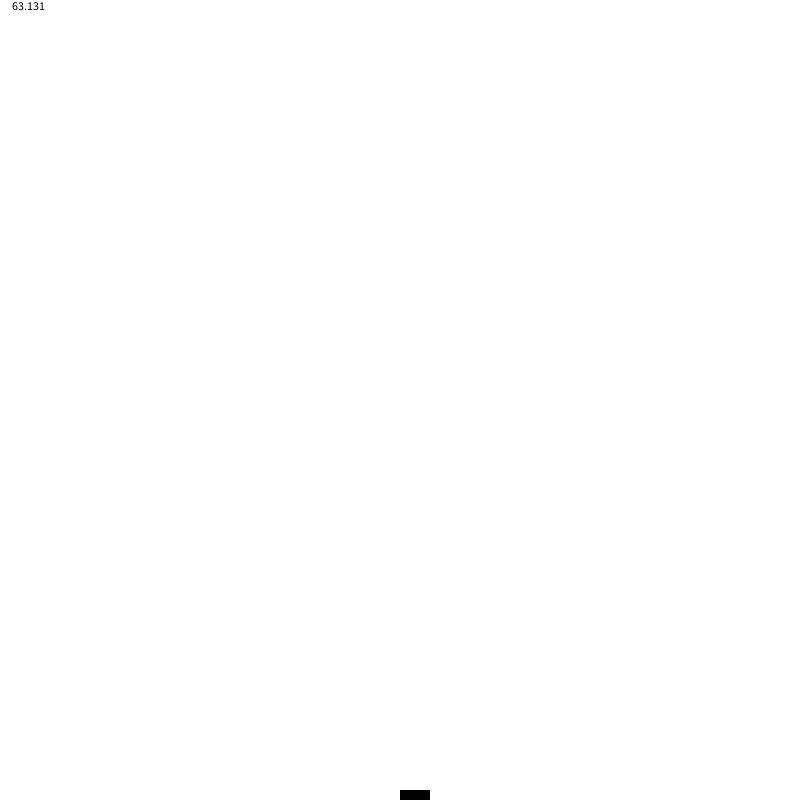
Frame 1 (no input)
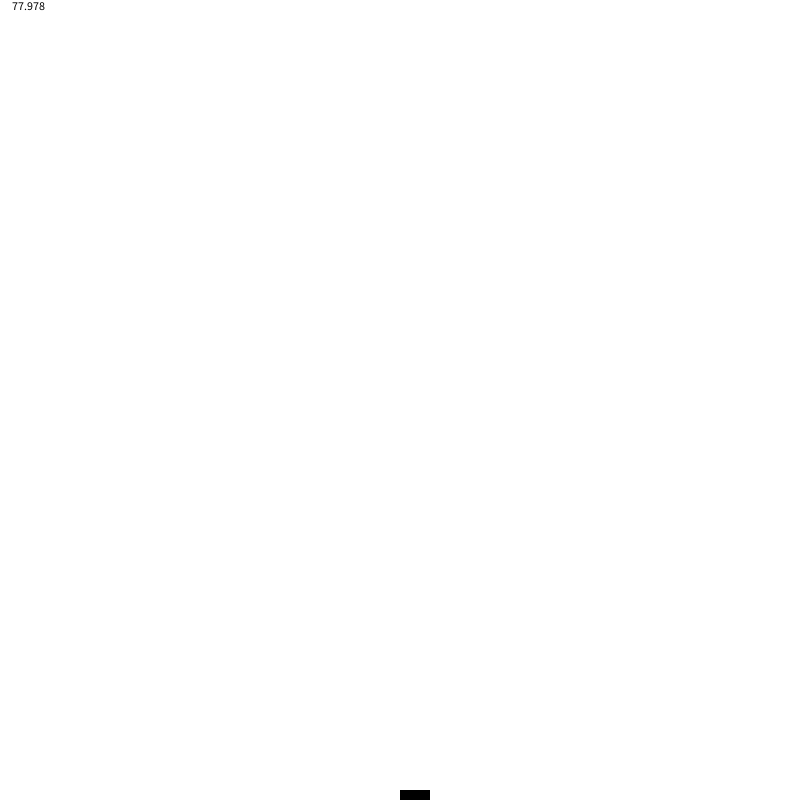
Frame 60 (the mouse pressed at the canvas centre just before this capture)
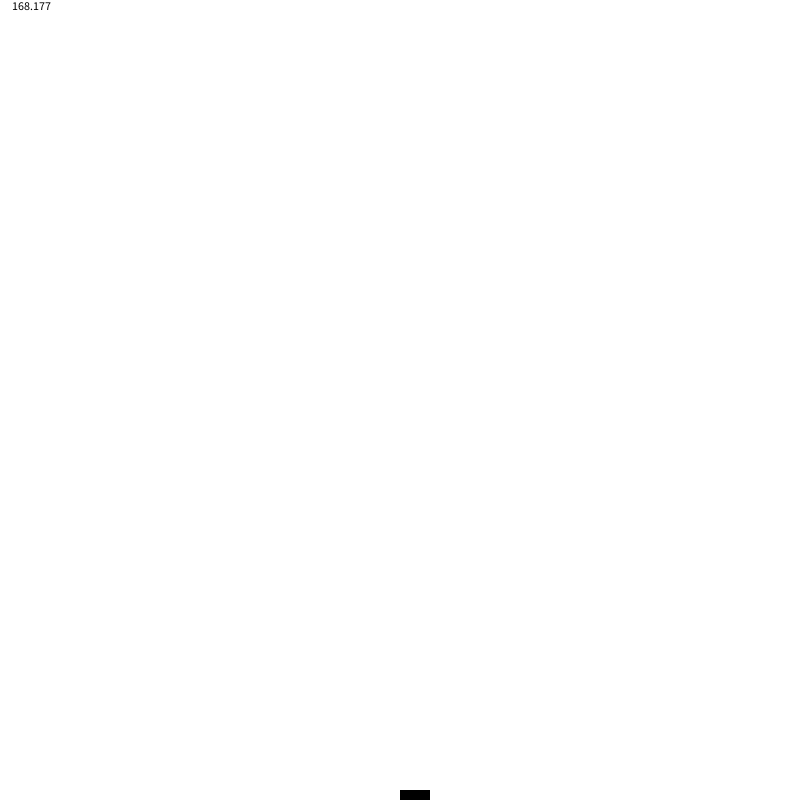
Frame 120 (the mouse held since frame 60 and released just before this capture)

The Processing sketch that drew these frames (run headless with seeded random() and noise(); from frame 60 on, the mouse is pressed at the canvas centre):

// Processing sketch: Racket
// ── Racket.pde
int Racket_X;//ラケットのX座標
int Racket_width=30;//ラケットの長さ
int Racket_height=10;//ラケットの厚さ
void setup() {
  frameRate(180);
  size(800, 800);
  Racket_X=width/2;
  noStroke();
  fill(#000000);
}
void draw() {
  background(#ffffff);
  text(frameRate, 10, 10); 
  if (keyPressed) {
    if (keyCode == LEFT&&Racket_X>0) {
      Racket_X=Racket_X-1;
    }
    if (keyCode == RIGHT&&Racket_X+Racket_width<width) {
      Racket_X=Racket_X+1;
    }
  }
  rect(Racket_X, height-Racket_height, Racket_width, Racket_height);
}
